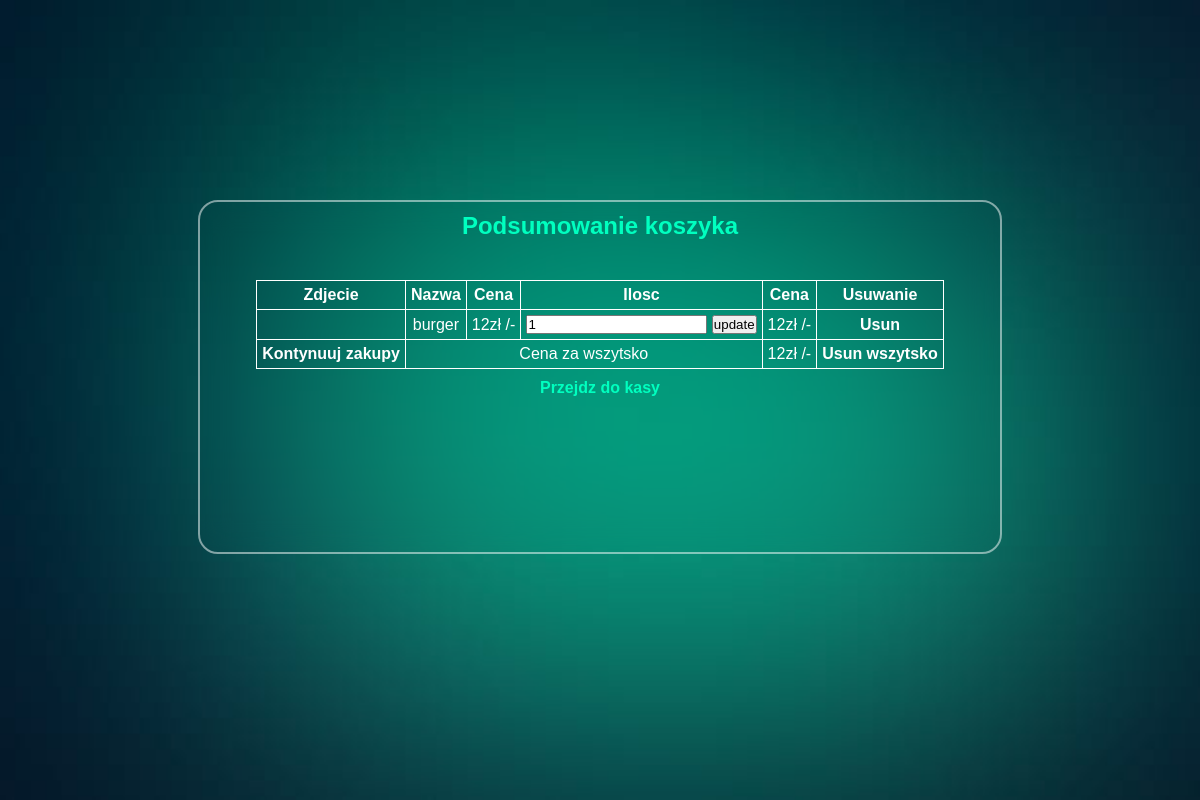
The app's page /koszyk.php with its own data.
### tables this page shows
CREATE TABLE `koszyk` (
  `id` int(255) NOT NULL,
  `Nazwa` varchar(255) NOT NULL,
  `Cena` varchar(255) NOT NULL,
  `Zdjecie` varchar(255) NOT NULL,
  `Ilosc` varchar(255) NOT NULL
);

### koszyk.php (the view, shortened to what this page needs)
<?php
require_once "connect.php";
$conn = new mysqli($host,$db_user,$db_password,$db_name);
?>
<!DOCTYPE html>
<html lang="en">
<head>
</head>
<body>
<section>
<div class="page">
<div class="form-box">
<div class="box1">
<h2 class="heading">Podsumowanie koszyka</h2>
</div>
<div class="box2">
   <table>
      <thead>
        <th>Zdjecie</th>
         <th>Nazwa</th>
         <th>Cena</th>
         <th>Ilosc</th>
         <th>Cena</th>
         <th>Usuwanie</th>
      </thead>
         <?php
         $select_cart = mysqli_query($conn, "SELECT * FROM `koszyk`");
         $grand_total = 0;
         if(mysqli_num_rows($select_cart) > 0){
            while($fetch_cart = mysqli_fetch_assoc($select_cart)){
         ?>
         <tr>
            <td><img src="uploaded_img/<?php echo $fetch_cart['Zdjecie']; ?>" height="100" alt=""></td>
            <td><?php echo $fetch_cart['Nazwa']; ?></td>
            <td><?php echo number_format($fetch_cart['Cena']); ?>zł /-</td>
            <td>
               <form action="" method="post">
                  <input type="number" name="update_quantity" min="1"  value="<?php echo $fetch_cart['Ilosc']; ?>" >
                  <input type="submit" value="update" name="update_update_btn">
               </form>
            </td>
            <td><?php echo $sub_total = number_format($fetch_cart['Cena'] * $fetch_cart['Ilosc']); ?>zł /-</td>
            <td><a href="koszyk.php?remove=<?php echo $fetch_cart['id']; ?>" onclick="return confirm('Usunać produkt z koszyka?')" class="delete-btn"> Usun</a></td>
         </tr>
         <?php
           $grand_total += $sub_total;
            };
         };
         ?>
         <tr class="table-bottom">
            <td><a href="sklep.php" class="option-btn" style="margin-top: 0;">Kontynuuj zakupy</a></td>
            <td colspan="3">Cena za wszytsko</td>
            <td><?php echo $grand_total; ?>zł /-</td>
            <td><a href="koszyk.php?delete_all" onclick="return confirm('Na pewno usunąć wszystkie produkty?');" class="delete-btn"> Usun wszytsko </a></td>
         </tr>
   </table>
   </div>
   <div class="box3">
      <a href="kasa.php" class="btn">Przejdz do kasy</a>
   </div>
 </div>
 </div>
</section>
</body>
</html>

### koszyk.php (style rules this page uses)
* { margin: 0; padding: 0; font-family:sans-serif; }
.page { display: flex; justify-content: center; align-items: center; position: relative; top: 200px; }
section { min-height: 100vh; width: 100%; background: url(tlo3.jpg)no-repeat; background-position: center; background-size: cover; }
table, th, td, tr { border:1px solid white; color: #fff; padding: 5px; border-collapse: collapse; text-align: center; }
.form-box { position: relative; width: 800px; height: 350px; background: transparent; border: 2px solid rgba(255,255,255,0.5); border-radius: 20px; backdrop-filter: blur(15px); }
.box1 { display: flex; justify-content: center; margin-top: 10px; margin-bottom: 40px; }
.box2 { display: flex; justify-content: center; }
.box3 { display: flex; justify-content: center; margin-top: 10px; }
h2 { color: #00ffbf; }
a { text-decoration: none; color: #fff; font-weight: 600; }
.box3 a { color: #00ffbf; }

### records on screen
koszyk: Nazwa "burger", Cena "12", update_quantity "1"

### other values on screen
$grand_total "12"
